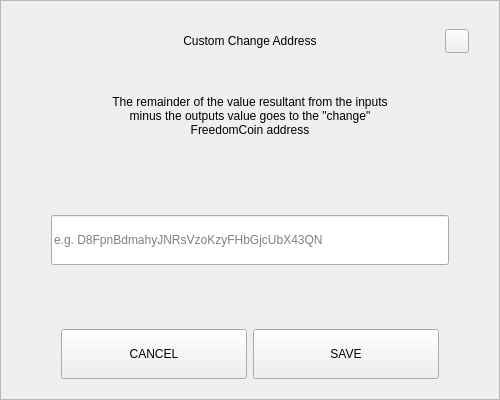
<?xml version="1.0" encoding="UTF-8"?>
<ui version="4.0">
 <class>SendChangeAddressDialog</class>
 <widget class="QDialog" name="SendChangeAddressDialog">
  <property name="geometry">
   <rect>
    <x>0</x>
    <y>0</y>
    <width>500</width>
    <height>400</height>
   </rect>
  </property>
  <property name="windowTitle">
   <string>Dialog</string>
  </property>
  <layout class="QVBoxLayout" name="verticalLayout">
   <property name="spacing">
    <number>0</number>
   </property>
   <property name="leftMargin">
    <number>0</number>
   </property>
   <property name="topMargin">
    <number>0</number>
   </property>
   <property name="rightMargin">
    <number>0</number>
   </property>
   <property name="bottomMargin">
    <number>0</number>
   </property>
   <item>
    <widget class="QFrame" name="frame">
     <property name="styleSheet">
      <string notr="true"/>
     </property>
     <property name="frameShape">
      <enum>QFrame::StyledPanel</enum>
     </property>
     <property name="frameShadow">
      <enum>QFrame::Raised</enum>
     </property>
     <layout class="QVBoxLayout" name="verticalLayout_2" stretch="0,0,0,0,0,0,0">
      <property name="spacing">
       <number>0</number>
      </property>
      <property name="leftMargin">
       <number>30</number>
      </property>
      <property name="topMargin">
       <number>20</number>
      </property>
      <property name="rightMargin">
       <number>30</number>
      </property>
      <property name="bottomMargin">
       <number>20</number>
      </property>
      <item>
       <layout class="QHBoxLayout" name="horizontalLayout_3">
        <property name="spacing">
         <number>0</number>
        </property>
        <item>
         <spacer name="horizontalSpacer_2">
          <property name="orientation">
           <enum>Qt::Horizontal</enum>
          </property>
          <property name="sizeHint" stdset="0">
           <size>
            <width>40</width>
            <height>20</height>
           </size>
          </property>
         </spacer>
        </item>
        <item>
         <widget class="QLabel" name="labelTitle">
          <property name="minimumSize">
           <size>
            <width>0</width>
            <height>40</height>
           </size>
          </property>
          <property name="maximumSize">
           <size>
            <width>16777215</width>
            <height>40</height>
           </size>
          </property>
          <property name="styleSheet">
           <string notr="true">padding-left:24px;</string>
          </property>
          <property name="text">
           <string>Custom Change Address</string>
          </property>
          <property name="alignment">
           <set>Qt::AlignCenter</set>
          </property>
          <property name="margin">
           <number>7</number>
          </property>
         </widget>
        </item>
        <item>
         <spacer name="horizontalSpacer">
          <property name="orientation">
           <enum>Qt::Horizontal</enum>
          </property>
          <property name="sizeHint" stdset="0">
           <size>
            <width>40</width>
            <height>20</height>
           </size>
          </property>
         </spacer>
        </item>
        <item>
         <widget class="QPushButton" name="btnEsc">
          <property name="minimumSize">
           <size>
            <width>24</width>
            <height>24</height>
           </size>
          </property>
          <property name="maximumSize">
           <size>
            <width>24</width>
            <height>24</height>
           </size>
          </property>
          <property name="focusPolicy">
           <enum>Qt::NoFocus</enum>
          </property>
          <property name="text">
           <string/>
          </property>
         </widget>
        </item>
       </layout>
      </item>
      <item>
       <spacer name="verticalSpacer_2">
        <property name="orientation">
         <enum>Qt::Vertical</enum>
        </property>
        <property name="sizeType">
         <enum>QSizePolicy::Fixed</enum>
        </property>
        <property name="sizeHint" stdset="0">
         <size>
          <width>20</width>
          <height>20</height>
         </size>
        </property>
       </spacer>
      </item>
      <item alignment="Qt::AlignHCenter">
       <widget class="QLabel" name="labelMessage">
        <property name="minimumSize">
         <size>
          <width>0</width>
          <height>70</height>
         </size>
        </property>
        <property name="text">
         <string>The remainder of the value resultant from the inputs minus the outputs value goes to the &quot;change&quot; FreedomCoin address</string>
        </property>
        <property name="alignment">
         <set>Qt::AlignCenter</set>
        </property>
        <property name="wordWrap">
         <bool>true</bool>
        </property>
       </widget>
      </item>
      <item>
       <spacer name="verticalSpacer_3">
        <property name="orientation">
         <enum>Qt::Vertical</enum>
        </property>
        <property name="sizeHint" stdset="0">
         <size>
          <width>20</width>
          <height>40</height>
         </size>
        </property>
       </spacer>
      </item>
      <item>
       <layout class="QHBoxLayout" name="horizontalLayout_2">
        <property name="spacing">
         <number>0</number>
        </property>
        <property name="leftMargin">
         <number>20</number>
        </property>
        <property name="rightMargin">
         <number>20</number>
        </property>
        <item>
         <widget class="QLineEdit" name="lineEditAddress">
          <property name="minimumSize">
           <size>
            <width>0</width>
            <height>50</height>
           </size>
          </property>
          <property name="placeholderText">
           <string notr="true">e.g. D8FpnBdmahyJNRsVzoKzyFHbGjcUbX43QN</string>
          </property>
         </widget>
        </item>
       </layout>
      </item>
      <item>
       <spacer name="verticalSpacer">
        <property name="orientation">
         <enum>Qt::Vertical</enum>
        </property>
        <property name="sizeHint" stdset="0">
         <size>
          <width>20</width>
          <height>40</height>
         </size>
        </property>
       </spacer>
      </item>
      <item>
       <layout class="QHBoxLayout" name="horizontalLayout" stretch="2,2">
        <property name="spacing">
         <number>6</number>
        </property>
        <property name="leftMargin">
         <number>30</number>
        </property>
        <property name="rightMargin">
         <number>30</number>
        </property>
        <item>
         <widget class="QPushButton" name="btnCancel">
          <property name="minimumSize">
           <size>
            <width>180</width>
            <height>50</height>
           </size>
          </property>
          <property name="focusPolicy">
           <enum>Qt::NoFocus</enum>
          </property>
          <property name="text">
           <string>CANCEL</string>
          </property>
         </widget>
        </item>
        <item>
         <widget class="QPushButton" name="btnSave">
          <property name="minimumSize">
           <size>
            <width>180</width>
            <height>50</height>
           </size>
          </property>
          <property name="focusPolicy">
           <enum>Qt::NoFocus</enum>
          </property>
          <property name="text">
           <string>SAVE</string>
          </property>
         </widget>
        </item>
       </layout>
      </item>
     </layout>
    </widget>
   </item>
  </layout>
 </widget>
 <resources/>
 <connections/>
</ui>
